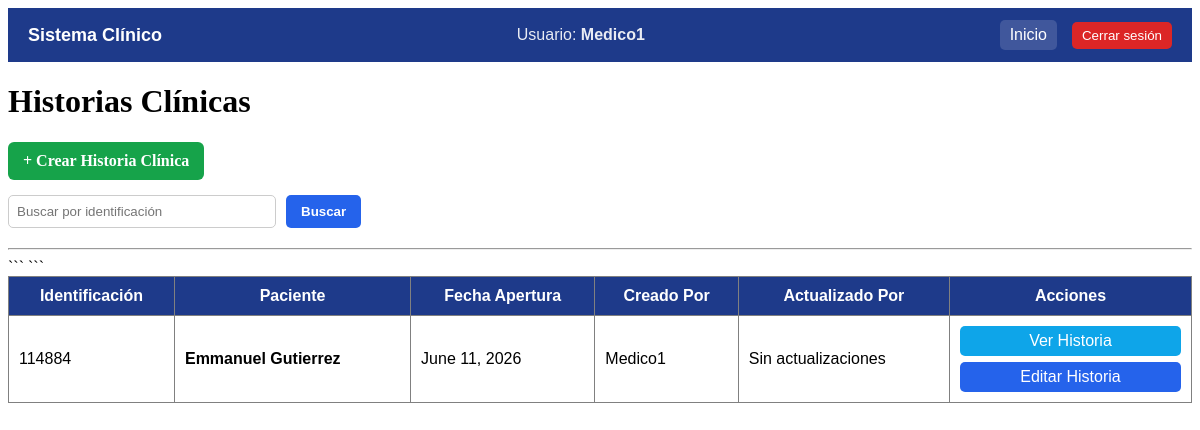
The page /historias/ (signed in) on the database as committed earlier.
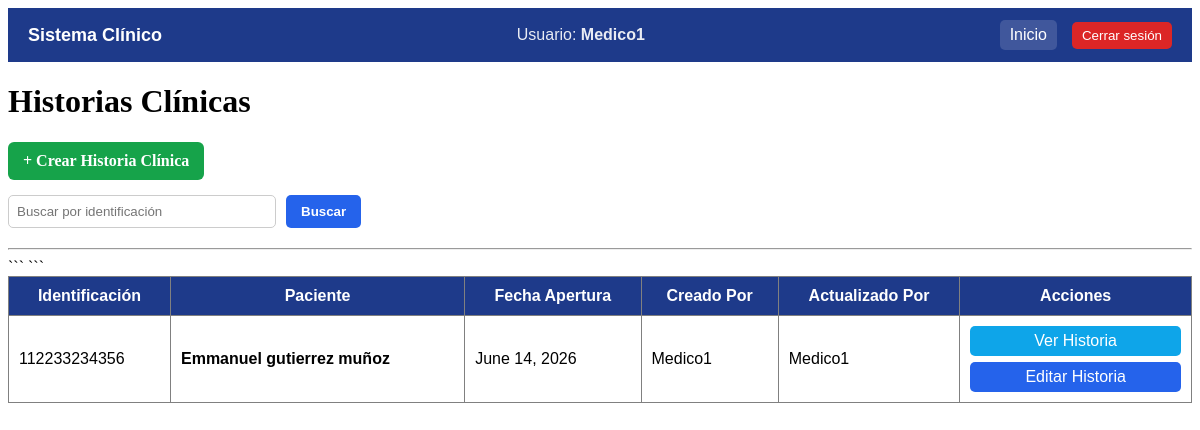
The same page on the database as committed later.
### pacientes/models.py (models this page shows, shortened)
class HistoriaClinica(models.Model):
    paciente = models.OneToOneField(Paciente,on_delete=models.CASCADE)
    fecha_apertura = models.DateField()
    motivo_consulta = models.TextField()
    enfermedad_actual = models.TextField()
    antecedentes = models.TextField()
    diagnostico_inicial = models.TextField()
    creado_por = models.ForeignKey(
        User,
        on_delete=models.SET_NULL,
        null=True,
        blank=True,
        related_name="historias_creadas"
    )
    actualizado_por = models.ForeignKey(
        User,
        on_delete=models.SET_NULL,
        null=True,
        blank=True,
        related_name="historias_actualizadas"
    )

class Paciente(models.Model):
    nombre = models.CharField(max_length=100)
    creado_por = models.ForeignKey(
        User,
        on_delete=models.SET_NULL,
        null=True,
        blank=True,
        related_name="pacientes_creados"
    )
    actualizado_por = models.ForeignKey(
        User,
        on_delete=models.SET_NULL,
        null=True,
        blank=True,
        related_name="pacientes_actualizados"
    )
    tipo_documento = models.CharField(max_length=5)
    identificacion = models.CharField(max_length=30,unique=True)
    nombre = models.CharField(max_length=100)
    apellido = models.CharField(max_length=100)
    fecha_nacimiento = models.DateField()
    sexo = models.CharField(max_length=20)

### pacientes/views.py (the view)
# urls.py: path('historias/', views.lista_historias, name='lista_historias'),
@login_required
def lista_historias(request):
    historias = HistoriaClinica.objects.all()
    identificacion = request.GET.get('identificacion')
    if identificacion:
     historias = historias.filter(paciente__identificacion__icontains=identificacion)
    return render(
        request,
        'pacientes/lista_historias.html',
        {'historias': historias}
    )

### pacientes/templates/pacientes/lista_historias.html (shortened to what this page needs)
<!DOCTYPE html>
<html>
<head>
</head>
<body>
{% include 'pacientes/navbar.html' %}
<h1>Historias Clínicas</h1>
<a href="/historias/crear/" style="
    display:inline-block;
    background:#16a34a;
    color:white;
    padding:10px 15px;
    border-radius:6px;
    text-decoration:none;
    font-weight:bold;
    margin-bottom:15px;
">
    + Crear Historia Clínica
</a>
    <form method="GET" class="buscador">
        <input
            type="text"
            name="identificacion"
            placeholder="Buscar por identificación"
            value="{{request.GET.identificacion}}"
        >
        <button type="submit" class="boton">
            Buscar
        </button>
    </form>
<hr>
<table border="1" cellpadding="10" width="100%" style="
    border-collapse: collapse;
    font-family: Arial;
">
    <tbody>
        <thead style="background:#1e3a8a; color:white;">
    <tr>
        <th>Identificación</th>
        <th>Paciente</th>
        <th>Fecha Apertura</th>
        <th>Creado Por</th>
        <th>Actualizado Por</th>
        <th>Acciones</th>
    </tr>
</thead>
<tbody>
{% for historia in historias %}
<tr style="background:white;">
    <td>{{historia.paciente.identificacion}}</td>
    <td>
        <strong>
            {{ historia.paciente.nombre }}
            {{ historia.paciente.apellido }}
        </strong>
    </td>
    <td>
        {{ historia.fecha_apertura }}
    </td>
    <td>
        {% if historia.creado_por %}
            {{ historia.creado_por.username }}
        {% else %}
            -
        {% endif %}
    </td>
    <td>
        {% if historia.actualizado_por %}
            {{ historia.actualizado_por.username }}
        {% else %}
            Sin actualizaciones
        {% endif %}
    </td>
    <td>
        <div style="display:flex; flex-direction:column; gap:6px; min-width:160px;">
            <a href="/historias/ver/{{ historia.id }}/"
               style="
                background:#0ea5e9;
                color:white;
                padding:6px 10px;
                border-radius:5px;
                text-align:center;
                text-decoration:none;
               ">
                Ver Historia
            </a>
            <a href="/historias/editar/{{ historia.id }}/"
               style="
                background:#2563eb;
                color:white;
                padding:6px 10px;
                border-radius:5px;
                text-align:center;
                text-decoration:none;
               ">
                Editar Historia
            </a>
        </div>
    </td>
     </tr>
     {% empty %}
     <tr>
     <td colspan="5">
        No hay historias clínicas registradas.
    </td>
     tr>
     {% endfor %}
</tbody>
    </tbody>
</table>
</body>
</html>

Rows that differ between the two databases and show on the page:
removed HistoriaClinica: paciente.identificacion "114884", paciente.nombre "Emmanuel", paciente.apellido "Gutierrez", fecha_apertura "June 11, 2026", creado_por.username "Medico1", shows "Sin actualizaciones"
added HistoriaClinica: paciente.identificacion "112233234356", paciente.nombre "Emmanuel", paciente.apellido "gutierrez muñoz", fecha_apertura "June 14, 2026", creado_por.username "Medico1", actualizado_por.username "Medico1"
